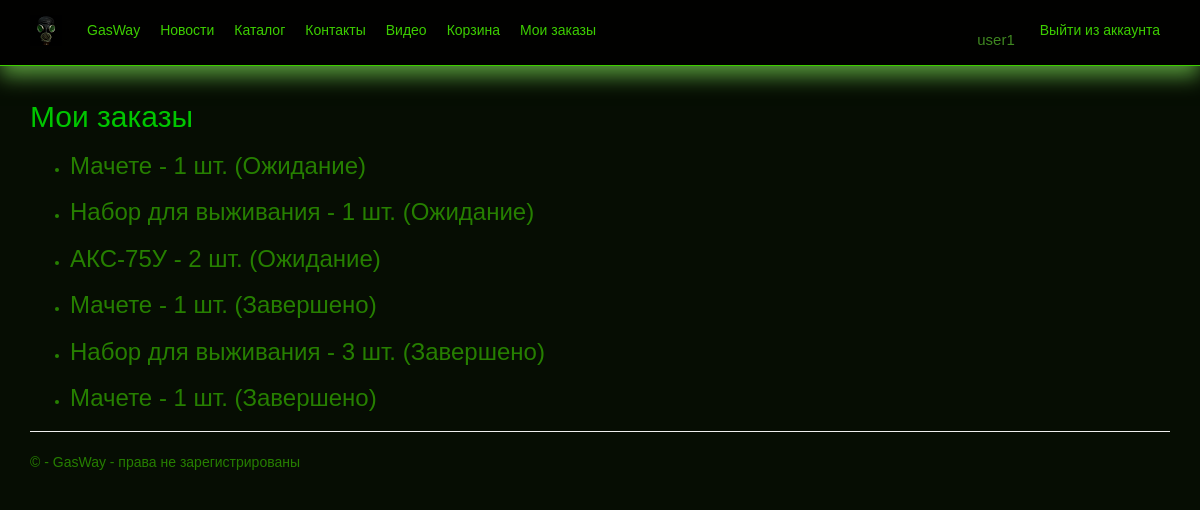
Before: /my_orders/ (signed in) with the older database file.
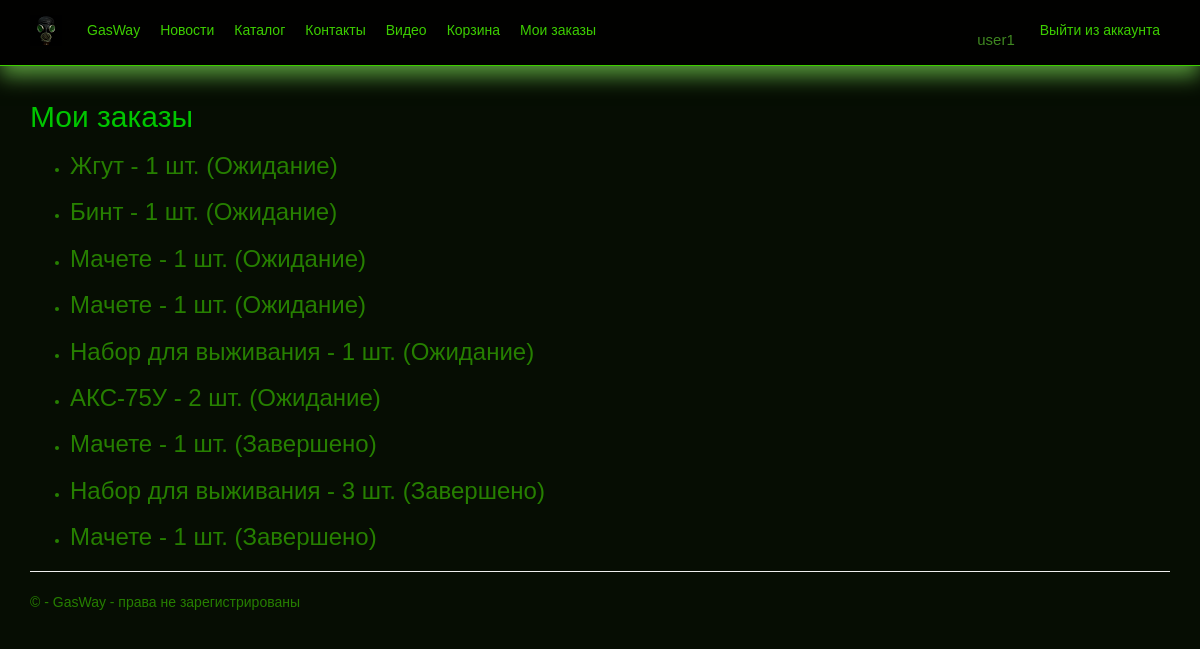
After: the same page with the newer database file.
### app/models.py (models this page shows, shortened)
class Order(models.Model):
    client = models.ForeignKey(User, on_delete=models.CASCADE)
    product = models.ForeignKey(Product, on_delete=models.CASCADE)
    quantity = models.PositiveIntegerField()
    status = models.CharField(max_length=50, choices=[('pending', 'Ожидание'), ('completed', 'Завершено')])

class Product(models.Model):
    name = models.CharField(max_length=100, verbose_name="Название товара")
    category = models.ForeignKey(Category, on_delete=models.CASCADE, verbose_name="Категория")
    price = models.DecimalField(max_digits=10, decimal_places=2, verbose_name="Цена")
    description = models.TextField(verbose_name="Описание товара")
    image = models.ImageField(upload_to='products/', blank=True, null=True, verbose_name="Изображение товара")

### app/views.py (the view)
# urls.py: path('my_orders/', views.my_orders, name='my_orders'),
@login_required
@user_passes_test(is_client)
def my_orders(request):
    orders = Order.objects.filter(client=request.user).order_by('-id')
    return render(request, 'app/my_orders.html', {'orders': orders})

### app/context_processors.py (called while the page is built)
def user_group_context(request):
    if request.user.is_authenticated:
        is_manager = request.user.groups.filter(name="Менеджер").exists()
    else:
        is_manager = False
    return {'is_manager': is_manager}

### app/views.py (called while the page is built)
def is_client(user):
    return user.groups.filter(name='Клиент').exists()

### app/templates/app/my_orders.html (shortened to what this page needs)
{% extends "app/layout.html" %}
{% block content %}
<h2>Мои заказы</h2>
{% if orders %}
<ul>
    {% for order in orders %}
        <li>
            <h3>{{ order.product.name }} - {{ order.quantity }} шт. ({{ order.get_status_display }})</h3>
        </li>
    {% endfor %}
</ul>
{% else %}
<p>У вас ещё нет заказов.</p>
{% endif %}
{% endblock %}

### app/templates/app/layout.html (shortened to what this page needs)
{% load static %}
<!DOCTYPE html>
<html>
<head>
    <link rel="stylesheet" type="text/css" href="{% static 'app/content/bootstrap.css' %}" />
    <link rel="stylesheet" type="text/css" href="{% static 'app/content/site.css' %}" />
</head>
<body>
    <div class="navbar navbar-inverse navbar-fixed-top">
        <div class="container">
            <div class="navbar-header">
                <a href="/" class="navbar-brand"> <img src="{% static 'app/content/Logo.PNG' %}" alt="logo" /> </a>
            </div>
            <div class="navbar-collapse collapse">
                <ul class="nav navbar-nav">
                    {% if not user.is_superuser %}
                    <li><a href="{% url 'home' %}">GasWay</a></li>
                    {% endif %}
                    <li><a href="{% url 'blog' %}">Новости</a></li>
                    <li><a href="{% url 'catalog' %}">Каталог</a></li>
                    <li><a href="{% url 'contact' %}">Контакты</a></li>
                    <li><a href="{% url 'videopost' %}">Видео</a></li>
                    {% if user.is_authenticated and not user.is_superuser and not is_manager %}
                    <li><a href="{% url 'cart' %}">Корзина</a></li>
                    <li><a href="{% url 'my_orders' %}">Мои заказы</a></li>
                    {% endif %}
                </ul>
                {% include 'app/loginpartial.html' %}
            </div>
        </div>
    </div>
    <div class="container body-content">
{% block content %}{% endblock %}
        <hr/>
        <footer>
            <p>&copy; {{ year }} - GasWay - права не зарегистрированы</p>
        </footer>
    </div>
</body>
</html>

### app/templates/app/loginpartial.html (shortened to what this page needs)
﻿{% if user.is_authenticated %}
<form id="logoutForm" action="/logout/" method="post" class="navbar-right">
    <ul class="nav navbar-nav navbar-right">
        <li><span class="navbar-brand">{{ user.username }}</span></li>
        <li><a href="javascript:document.getElementById('logoutForm').submit()">Выйти из аккаунта</a></li>
    </ul>
</form>
{% endif %}

### app/static/app/content/site.css (style rules this page uses)
body { padding-top: 80px; padding-bottom: 10px; }
.body-content { padding-left: 15px; padding-right: 15px; }

Changed rows visible on the page:
added Order: product.name "Жгут", quantity "1", status "Ожидание"
added Order: product.name "Бинт", quantity "1", status "Ожидание"
added Order: product.name "Мачете", quantity "1", status "Ожидание"
